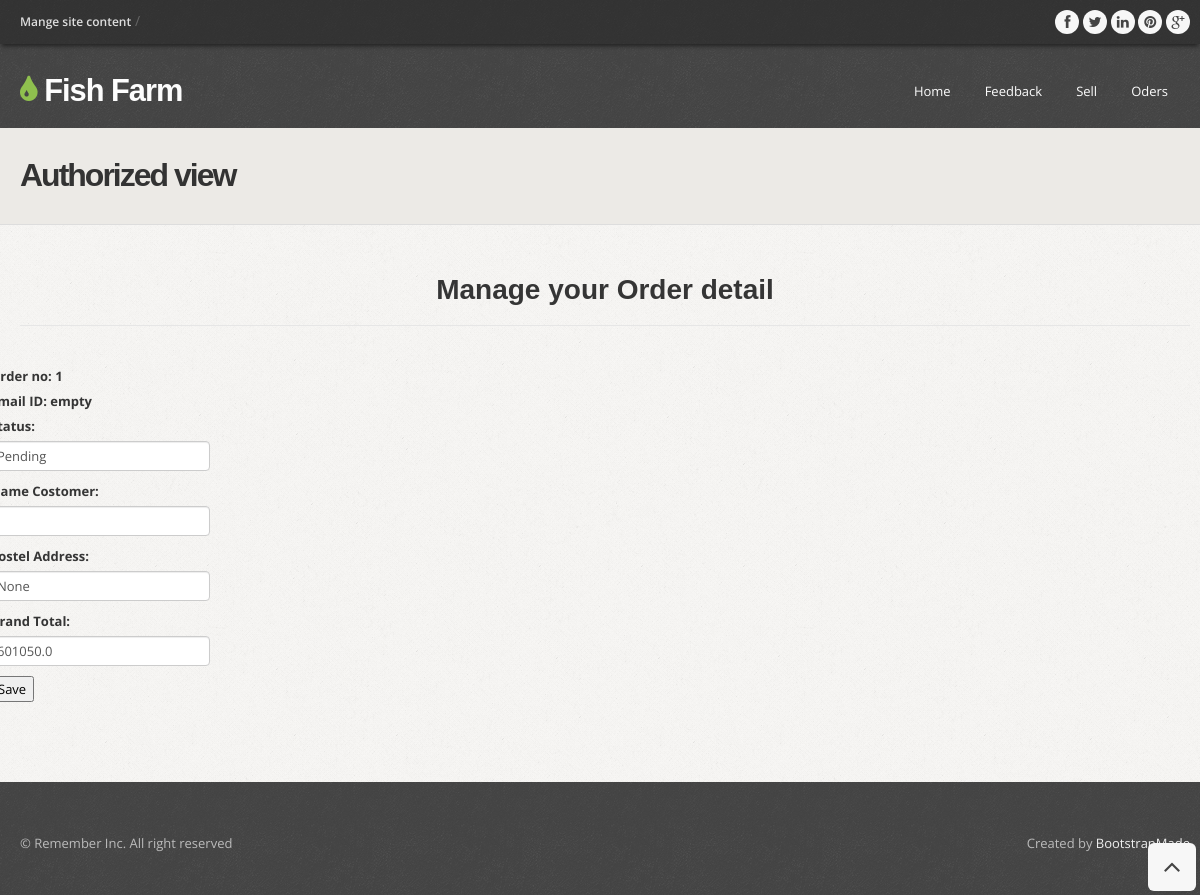
Screenshot of /edit/1 with the database file from the repository.
### fishfarm/models.py (models this page shows)
class Req_info(models.Model):
    status=models.CharField(max_length=255, default='Pending')
    CustomerID = models.IntegerField( null=True)
    Name_Costomer=models.CharField(max_length=255, null=True)
    Postal_Address=models.CharField(max_length=500, null=True)
    GrandTotal=models.FloatField(  null=True,default='0.00' )

### fishfarm/views.py (the view, shortened to what this page needs)
# urls.py: path('edit/<str:pk>', views.edit , name='edit'),
def edit(request , pk ):
    form1 = Req_info.objects.get(id=pk)
    item = form1.CustomerID
    name = form1.Name_Costomer
    email="empty"
    obj=User.objects.all()
    for val in obj:
        if val.username==name:
            email=val.email
    dataset = OrdereProduct.objects.all()
    form = edit_form(instance=form1)
    return render(request,'manage.html',{'form1':form1,'id':pk,'Purchase':dataset,'email':email })

### fishfarm/templates/manage.html (shortened to what this page needs)
<!DOCTYPE html>
<html lang="en">
<head>
    {% load static %}
  <link href="{%  static 'css/bootstrap.css'%}" rel="stylesheet" />
  <link href="{%  static 'css/bootstrap-responsive.css'%}" rel="stylesheet" />
  <link href="{%  static 'css/prettyPhoto.css'%}" rel="stylesheet" />
  <link href="{%  static 'css/style.css'%}" rel="stylesheet">
  <link id="t-colors" href="{%  static  'color/default.css'%}" rel="stylesheet" />
</head>
<body>
    <div id="wrapper">
        <header>
            <div class="top">
                <div class="container">
                    <div class="row">
                        <div class="span6">
                            <ul class="topmenu">
                                <li><a href="#">Mange site content</a> &#47;</li>
                            </ul>
                        </div>
                        <div class="span6">
                            <ul class="social-network">
                                <li><a href="#" data-placement="bottom" title="Facebook"><i
                                            class="icon-circled icon-bglight icon-facebook"></i></a></li>
                                <li><a href="#" data-placement="bottom" title="Twitter"><i
                                            class="icon-circled icon-bglight icon-twitter"></i></a></li>
                                <li><a href="#" data-placement="bottom" title="Linkedin"><i
                                            class="icon-circled icon-linkedin icon-bglight"></i></a></li>
                                <li><a href="#" data-placement="bottom" title="Pinterest"><i
                                            class="icon-circled icon-pinterest  icon-bglight"></i></a></li>
                                <li><a href="#" data-placement="bottom" title="Google +"><i
                                            class="icon-circled icon-google-plus icon-bglight"></i></a></li>
                            </ul>
                        </div>
                    </div>
                </div>
            </div>
            <div class="container">
                <div class="row nomargin">
                    <div class="span4">
                        <div class="logo">
                            <h1><a href="{% url 'ehome'%}"><i class="icon-tint"></i> Fish Farm</a></h1>
                        </div>
                    </div>
                    <div class="span8">
                        <div class="navbar navbar-static-top">
                            <div class="navigation">
                                <nav>
                                    <ul class="nav topnav">
                                        <li><a href="{% url 'ehome'%}">Home</a></li>
                                        <li><a href="{% url 'feedback'%}">Feedback</a></li>
                                        <li>
                                            <a href="{% url 'feedback'%}">Sell </a>
                                        </li>
                                        <li>
                                            <a href="{% url 'order'%}">Oders </a>
                                        </li>
                                    </ul>
                                </nav>
                            </div>
                        </div>
                    </div>
                </div>
            </div>
        </header>
        <section id="inner-headline">
            <div class="container">
                <div class="row">
                    <div class="span4">
                        <div class="inner-heading">
                            <h2>Authorized view </h2>
                        </div>
                    </div>
                    <div class="span8">
                    </div>
                </div>
            </div>
        </section>
        <section id="content">
            <div class="container">
                <div class="row demobtn">
                    <div class="span12">
                        <h4 class="heading" style="text-align: center;">Manage your Order detail</h4>
                        <div class="row">
                            <div class="span12">
                                <div class="solidline"></div>
                            </div>
                        </div>
                        <div class="row">
                            <form action="" method="POST" class="contactForm">
                                <label for="exampleInputEmail1">Order no: {{id}}</label>
                                <label for="exampleInputEmail1">Email ID: {{email}}</label>
                                <div class="form-group">
                                    <label for="exampleInputEmail1">Status:</label>
                                    <input type="text" name="status" class="form-control" id="id_status" value={{form1.status}}  >
                                </div>
                                <div class="form-group">
                                    <label for="exampleInputPassword1">Name Costomer:</label>
                                    <input type="text" name="Name_Costomer"  class="form-control" id="id_Name_Costomer" value={{form1.Name_Costomer}} >
                                </div>
                                <div class="form-group">
                                    <label for="exampleInputPassword1">Postel Address:</label>
                                    <input name="Postal_Address" type="text" class="form-control" id="id_Postal_Address" value={{form1.Postal_Address}} >
                                </div>
                                <div class="form-group">
                                    <label for="exampleInputPassword1">Grand Total:</label>
                                    <input type="text" name="GrandTotal" class="form-control" id="id_GrandTotal" value={{form1.GrandTotal}} >
                                </div>
                                <div class="col-md-offset-3 col-md-6 col-sm-offset-3 col-sm-6">
                                    <input name="Save" type="submit" class="form-control" value="Save">
                                </div>
                            </form>
                        </div>
                    </div>
                </div>
            </div>
    </div>
    <footer>
        <div class="container">
            <div class="row">
                <div class="span6">
                    <div class="copyright">
                        <p><span>&copy; Remember Inc. All right reserved</span></p>
                    </div>
                </div>
                <div class="span6">
                    <div class="credits">
                        Created by <a href="https://bootstrapmade.com/">BootstrapMade</a>
                    </div>
                </div>
            </div>
        </div>
    </footer>
    <a href="#" class="scrollup"><i class="icon-angle-up icon-rounded icon-bglight icon-2x"></i></a>
</body>
</html>

### fishfarm/static/css/style.css (style rules this page uses)
body { font-family:'Open Sans', Arial, sans-serif; font-size:14px; font-weight:400; line-height:1.6em; color:#656565; }
a { color:#4b5056; }
.bold { font-weight:900; }
.container { padding:0 20px 0 20px; position:relative; }
.row { margin-bottom:30px; }
.row .row { margin-bottom:30px; }
.row.nomargin { margin-bottom:0; }
header { background: url(../img/header-pattern-150.png) repeat; margin:0; padding:0 0 20px; position:relative; z-index:2000; }
header .top { padding:10px 0 10px; margin:0 0 30px; background: url(../img/top-pattern-150.png) repeat; -webkit-box-shadow: 0 4px 4px -2px #222; -moz-box-shadow: 0 4px 4px -2px #222; box-shadow: 0 4px 4px -2px #222; }
header .logo { float:left; }
header .logo h1 { color:#fdfdfd; letter-spacing:-1px; font-size:2.2em; font-weight:900; margin:0; }
header .logo h1 a { color:#fdfdfd; }
header .top .row { margin-bottom:0; }
ul.topmenu { list-style:none; margin:0; }
ul.topmenu li { display:inline; }
ul.topmenu li a { font-size:12px; color: #ddd; font-weight:600; }
ul.social-network { float:right; list-style:none; margin:0; }
ul.social-network li { display:inline; }
header .navigation { float:right; }
header ul.nav li { border:none; margin:0; }
header ul.nav li a { border:none; font-weight:400; }
.navbar .nav > li > a { font-size:13px; color: #fdfdfd; text-shadow: none; }
#content { position:relative; background:#fff; border-top:1px solid #ddd; padding:50px 0 0 0; }
#content { background-image: url(../img/pattern/pat-1.png); background-repeat: repeat; }
#content h4 { font-weight:700; }
#inner-headline { background:#eceae6; position:relative; margin:0; padding:0; }
#inner-headline .inner-heading h2 { color:#333; margin:30px 0 0 0; font-size:32px; letter-spacing:-2px; }
h4.heading { font-weight:300; }
.heading { margin-bottom: 20px; }
.heading { position: relative; }
footer { padding:50px 0 0 0; color:#bbb; background: url(../img/header-pattern-150.png) repeat; }
footer a { color:#eee; text-decoration:none; }
.copyright p { text-align:left; font-size:13px; }
.credits { text-align:right; font-size:13px; }
.solidline { border-top:1px solid #e6e6e6; margin:0 0 10px; }
.scrollup { position:fixed; width:32px; height:32px; bottom:20px; right:20px; }
a.scrollup { outline:0; text-decoration:none; }
a i.icon-bglight, a i.icon-bgdark { display: inline-block; }
[class^="icon-"], [class*=" icon-"] { color:#404040; }

### fishfarm/static/color/default.css (style rules this page uses)
.logo h1 [class^="icon-"] { color:#8fc04e; }

### fishfarm/static/css/overwrite.css (style rules this page uses)
h1, h2, h3, h4, h5, h6 { font-family: 'Raleway', sans-serif; color:#353535; font-weight:700; line-height:1.1em; margin-top:0; }
h1 { font-size:60px; margin-bottom:24px; }
h2 { font-size:42px; margin-bottom:22px; }
h4 { font-size:28px; margin-bottom:20px; }
label, input, button, select, textarea { font-size: 13px; font-weight: normal; }
label { font-weight: bold; color:#353535; }
input, button, select, textarea { font-family:'Open Sans', Arial, sans-serif; font-size: 13px; }
select, textarea, input[type="text"], input[type="password"], input[type="datetime"], input[type="datetime-local"], input[type="date"], input[type="month"], input[type="time"], input[type="week"], input[type="number"], input[type="email"], input[type="url"], input[type="search"], input[type="tel"], input[type="color"], .uneditable-input { font-size: 13px; }
ul, ol { padding: 0; margin: 0 0 10px 25px; }
li { line-height: 1.6em; }
.navbar .nav { border-right:none; border-left:none; }
.navbar .nav > li > a { float: none; font-size:13px; margin-left:10px; margin-right:0; text-decoration: none; text-shadow: none; border-right:none; border-left:none; color: #fff; border:2px solid transparent; padding:4px 10px 4px 10px; background-image: none; background: none; }

### fishfarm/static/css/shortcodes.css (style rules this page uses)
i.icon-bglight { color: #444; background: #f7f7f7; }
.icon-rounded { display: inline-block; border-radius: 6px !important; -moz-border-radius: 6px !important; -webkit-border-radius: 6px !important; -o-border-radius: 6px !important; -ms-border-radius: 6px !important; text-align: center; width: 24px !important; height: 24px !important; line-height: 24px !important; }
.icon-rounded.icon-2x { width: 48px !important; height: 48px !important; line-height: 48px !important; }
.icon-circled { display: inline-block; border-radius: 1000px !important; -moz-border-radius: 1000px !important; -webkit-border-radius: 1000px !important; -o-border-radius: 1000px !important; -ms-border-radius: 1000px !important; text-align: center; width: 24px !important; height: 24px !important; line-height: 24px !important; }

### rows the page displays
Req_info: status "Pending", Postal_Address "None", GrandTotal "601050.0"

### other values shown
{{ id }} "1"
{{ email }} "empty"
